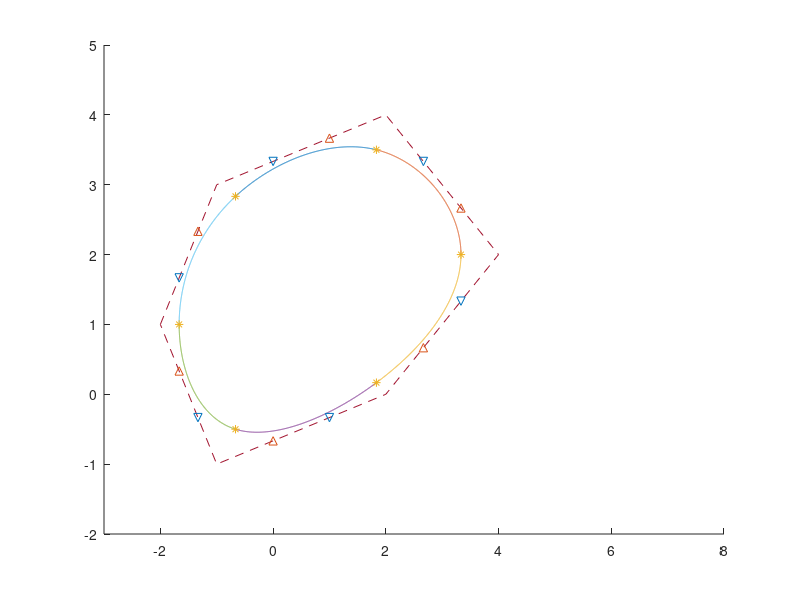

The MATLAB script that drew this image:
clear variables
close all;
clc;

P = [-2 -1 2 4 2 -1 -2;1 3 4 2 0 -1 1];
t = linspace(0,1,1000);
T = [t.^0;t;t.^2;t.^3];

B = zeros(2,6);
C = zeros(2,6);
A = zeros(2,6);

Q = [1 -3 3 -1
     0 3 -6 3
     0 0 3 -3
     0 0 0 1];

for i = 1:length(P)-1;
    B(:,i) = (1/3)*(2*P(:,i)+P(:,i+1));
    C(:,i) = (1/3)*(P(:,i)+2*P(:,i+1));

end

for i = 1:length(C)-1
    A(:,i) = (1/2)*(C(:,i)+B(:,i+1));
end
A(:,6) = (1/2)*(C(:,length(C))+B(:,1));

for i = 1:6
    j=i+1;
    if j > length(A)
       j=1;
    end
    
    Pp = [A(:,i) B(:,j) C(:,j) A(:,j)];
    M = Pp*Q*T;
    figure(1)
    hold on;
    plot(M(1,:),M(2,:))
end


figure(1)
hold on;
plot(P(1,:),P(2,:),'--')
plot(B(1,:),B(2,:),'v')
plot(C(1,:),C(2,:),'^')
plot(A(1,:),A(2,:),'*')

axis([-3 8 -2 5])